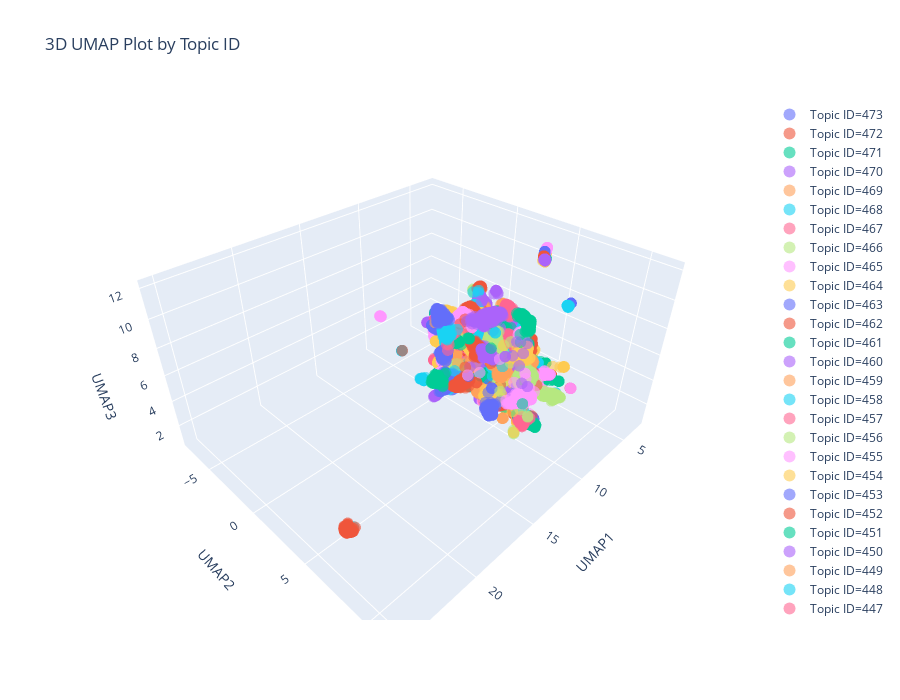

The notebook cell this image was saved under:
### Code cell
valid_mask = df['topic'] != -1
# Filter embeddings and labels using that mask
filtered_embeddings = embeddings_3d[valid_mask.values]
filtered_labels = df.loc[valid_mask, 'topic']
plot_3d_umap_by_label_layers(embeddings=filtered_embeddings,
                             labels=filtered_labels, 
                             label_name='Topic ID')
